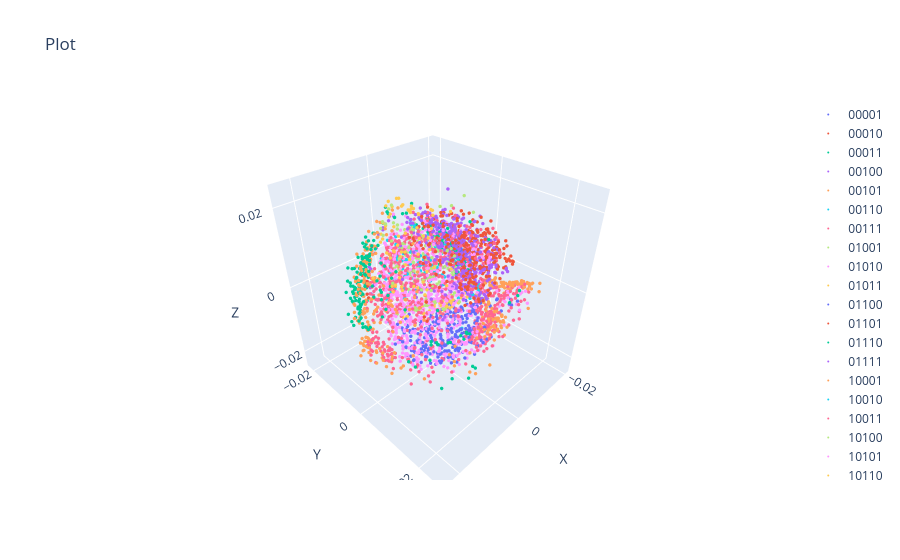

Notebook source saved alongside this figure:
### Code cell
from plotly3d.plot import scatter
scatter(emb, heclass, s=2, filename='fim_dist_emb.html')
